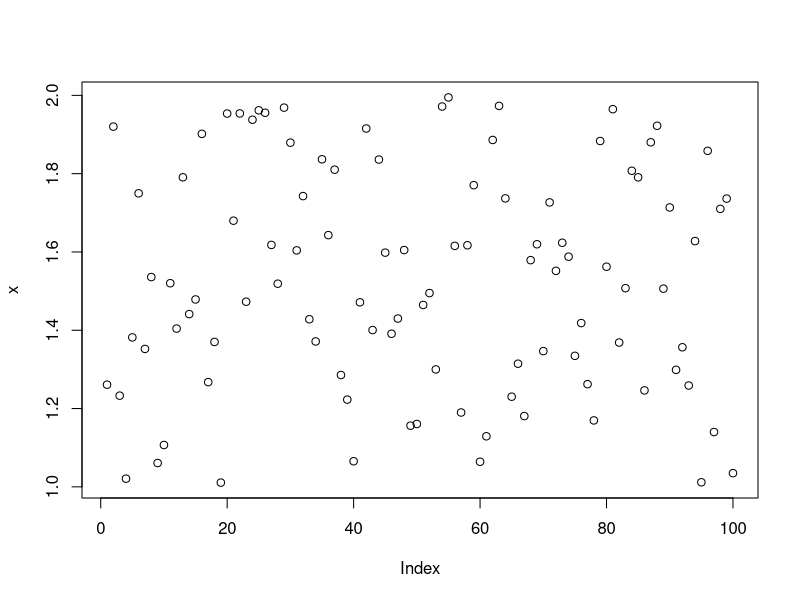
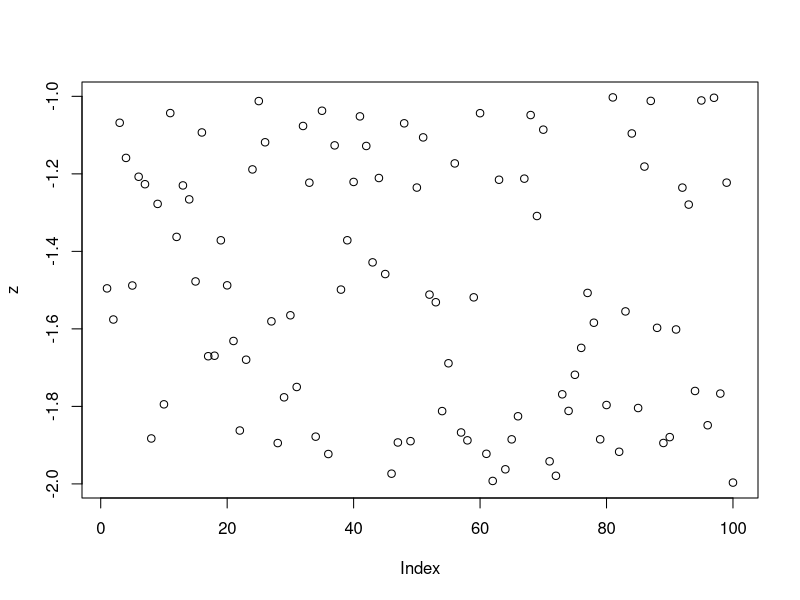
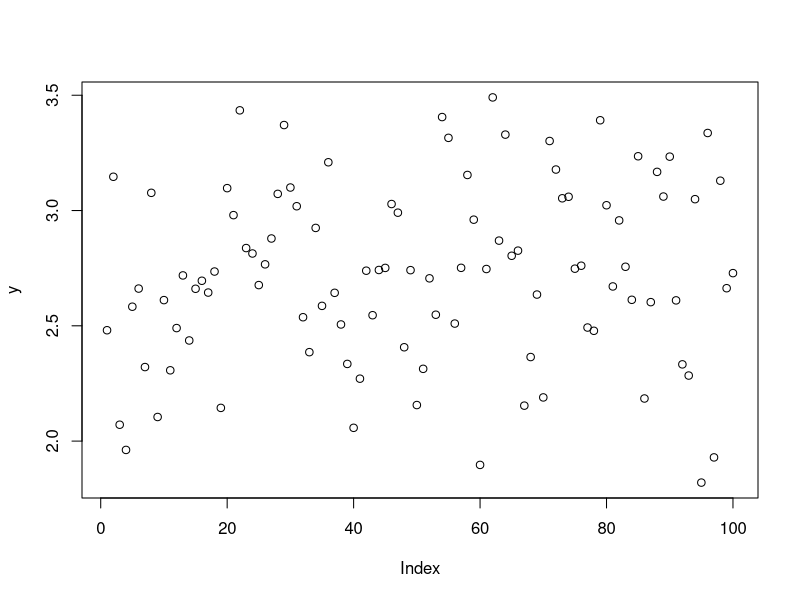
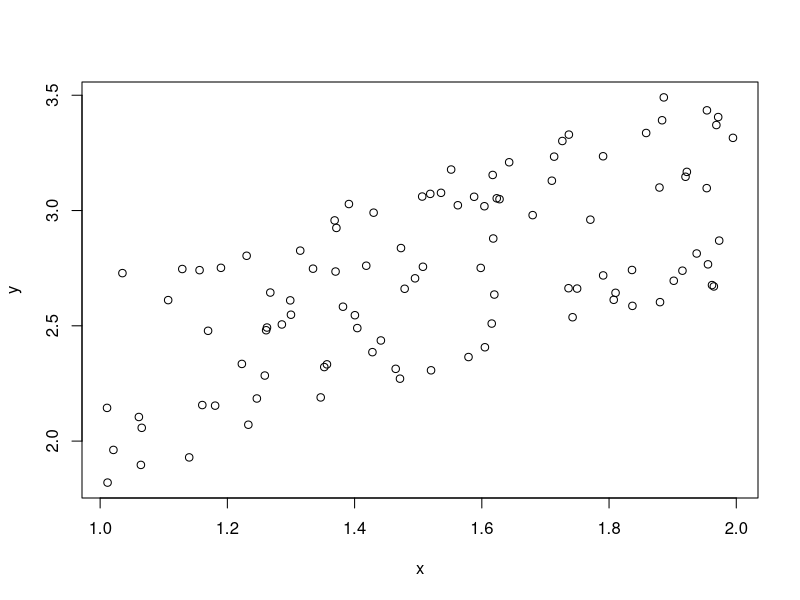
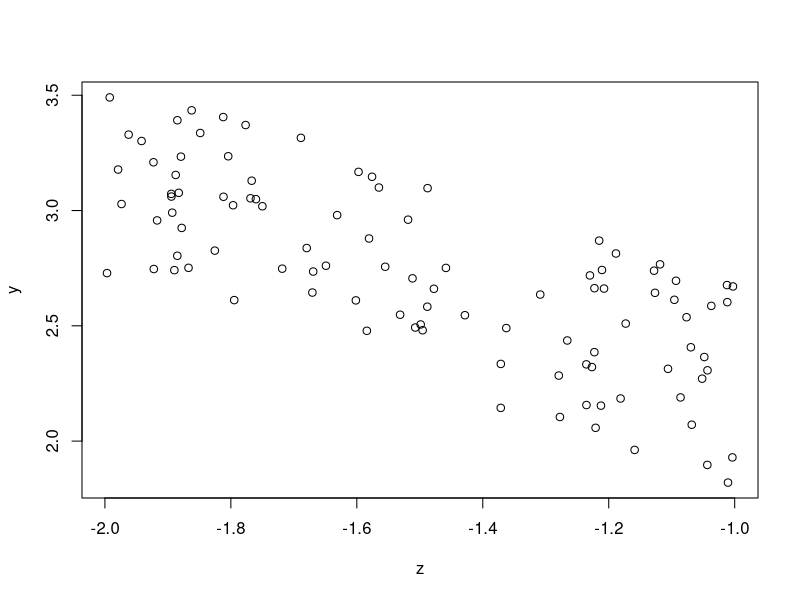
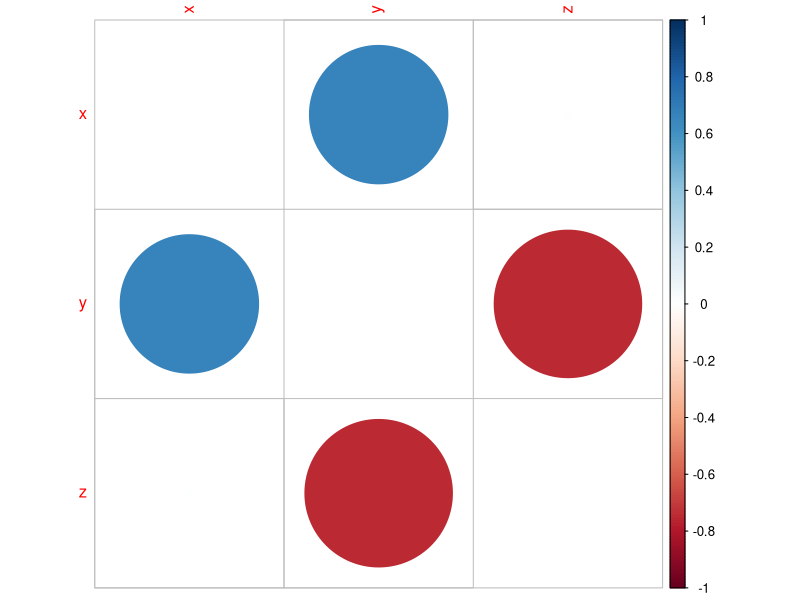

Recreate these plots in R, in order. (Note: this script raises an error after producing the figures.)
n <- 100
x <- runif(n, 1, 2)
z <- runif(n, -2, -1)
y <- (x * 0.9) + (z * -0.9)

plot(x)
plot(z)
plot(y)

plot(y ~ x * z)

corrplot::corrplot(cor(data.frame(x, y, z)), diag = FALSE)






add_random(subj = 4, item = 2) %>%
  add_between("subj", version = 1:2) %>%
  # add by-subject random intercept
  add_ranef("subj", u0s = 1.3) %>%
  # add by-item random intercept and slope
  add_ranef("item", u0i = 1.5, u1i = 1.5, .cors = 0.3) %>%
  # add by-subject:item random intercept
  add_ranef(c("subj", "item"), u0si = 1.7) %>%
  # add error term (by observation)
  add_ranef(sigma = 2.2)
